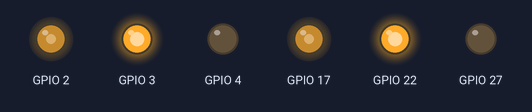
Simulated run of this program. Board: Raspberry Pi (BCM pin numbers). Parts: output pins drawn as LEDs (lit = HIGH). At 16.0 s the program stops and its outputs stay as they are.

Above: at 0.1 s.
At 2.1 s:
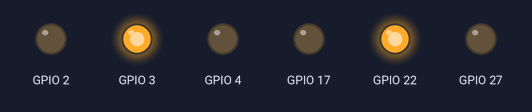
At 4.1 s:
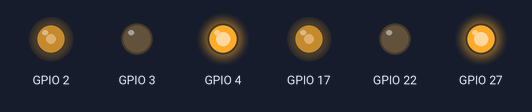
At 6.1 s:
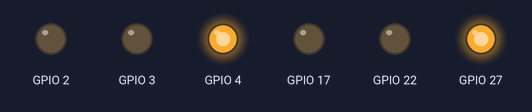
At 10.1 s:
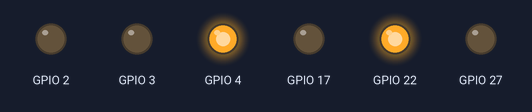
At 14.1 s:
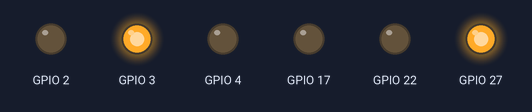
Timing chart, 0 to 15.6 s (numbered marks = the images above):
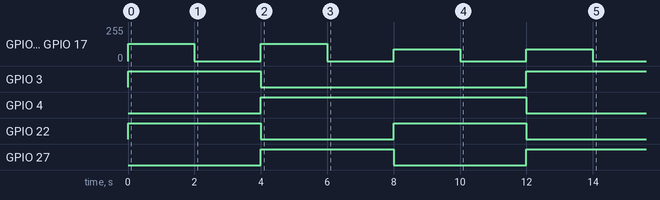

The program:

Motor.py
```python
import RPi.GPIO as GPIO
from time import sleep

GPIO.setmode(GPIO.BCM)
GPIO.setwarnings(False)


class Motor():
    def __init__(self, EnaA, In1A, In2A, EnaB, In1B, In2B):
        self.EnaA = EnaA
        self.In1A = In1A
        self.In2A = In2A
        self.EnaB = EnaB
        self.In1B = In1B
        self.In2B = In2B
        GPIO.setup(self.EnaA, GPIO.OUT);
        GPIO.setup(self.In1A, GPIO.OUT);
        GPIO.setup(self.In2A, GPIO.OUT)
        GPIO.setup(self.EnaB, GPIO.OUT);
        GPIO.setup(self.In1B, GPIO.OUT);
        GPIO.setup(self.In2B, GPIO.OUT)
        self.pwmA = GPIO.PWM(self.EnaA, 100);
        self.pwmB = GPIO.PWM(self.EnaB, 100);
        self.pwmA.start(0);
        self.pwmB.start(0);
        self.mySpeed = 0

    def move(self, speed=0.5, turn=0, t=0):
        speed *= 100
        turn *= 70
        leftSpeed = speed - turn
        rightSpeed = speed + turn

        if leftSpeed > 100:
            leftSpeed = 100
        elif leftSpeed < -100:
            leftSpeed = -100
        if rightSpeed > 100:
            rightSpeed = 100
        elif rightSpeed < -100:
            rightSpeed = -100
        # print(leftSpeed,rightSpeed)
        self.pwmA.ChangeDutyCycle(abs(leftSpeed))
        self.pwmB.ChangeDutyCycle(abs(rightSpeed))
        if leftSpeed > 0:
            GPIO.output(self.In1A, GPIO.HIGH);GPIO.output(self.In2A, GPIO.LOW)
        else:
            GPIO.output(self.In1A, GPIO.LOW);GPIO.output(self.In2A, GPIO.HIGH)
        if rightSpeed > 0:
            GPIO.output(self.In1B, GPIO.HIGH);GPIO.output(self.In2B, GPIO.LOW)
        else:
            GPIO.output(self.In1B, GPIO.LOW);GPIO.output(self.In2B, GPIO.HIGH)
        sleep(t)

    def stop(self, t=0):
        self.pwmA.ChangeDutyCycle(0);
        self.pwmB.ChangeDutyCycle(0);
        self.mySpeed = 0
        sleep(t)


def main():
    motor.move(0.5, 0, 2)
    motor.stop(2)
    motor.move(-0.5, 0, 2)
    motor.stop(2)
    motor.move(0, 0.5, 2)
    motor.stop(2)
    motor.move(0, -0.5, 2)
    motor.stop(2)


if __name__ == '__main__':
    motor = Motor(2, 3, 4, 17, 22, 27)
    main()
```

Measured:
- by itself, GPIO 2, GPIO 17: 0/255 → 128/255 at 0.00 s, → 0/255 2.0 s later, → 128/255 2.0 s later, → 0/255 2.0 s later, … (8 changes in this stretch)
- by itself, GPIO 3: LOW → HIGH at 0.00 s, → LOW 4.0 s later, → HIGH 8.0 s later
- by itself, GPIO 4: LOW → HIGH at 4.0 s, → LOW 8.0 s later
- by itself, GPIO 22: alternates HIGH for 4.0 s and LOW for 4.0 s
- by itself, GPIO 27: LOW → HIGH at 4.0 s, → LOW 4.0 s later, → HIGH 4.0 s later
